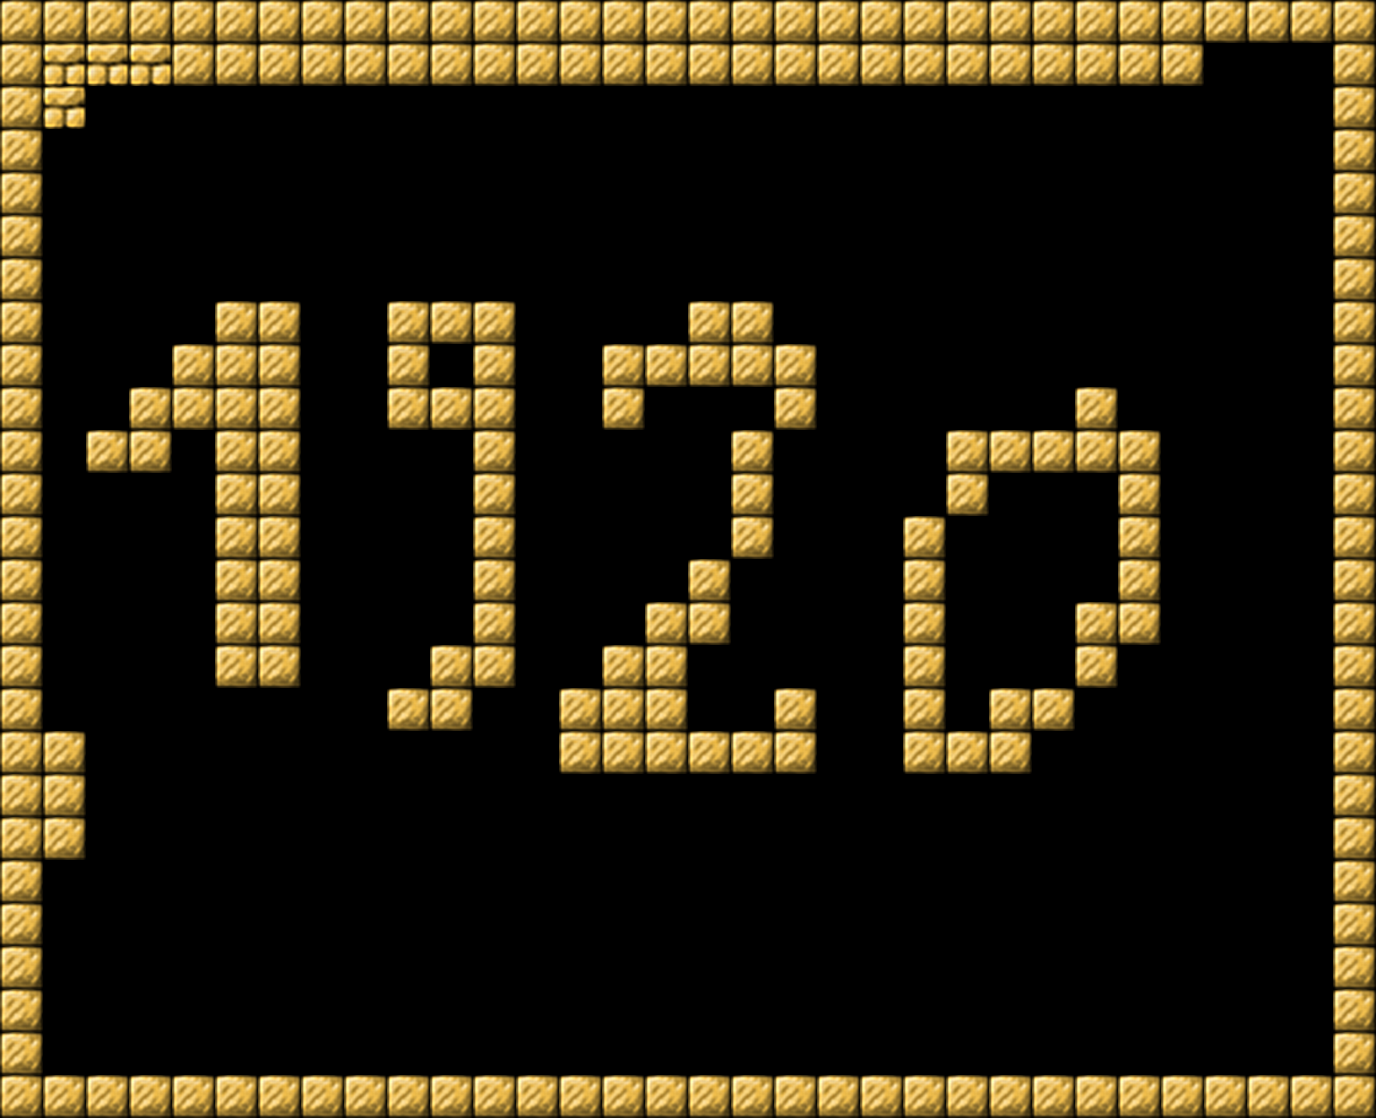

Below is a game level as drawn by its tile map, then a one-line description and the .tmx that defines it (tile-layer data replaced by summaries):
An orthogonal 32x26 tile map with 43x43 px tiles, 1 tile layer (Kachelebene 1).

<map version="1.0" orientation="orthogonal" width="32" height="26" tilewidth="43" tileheight="43">
 <tileset firstgid="1" name="atlas1" tilewidth="43" tileheight="43" spacing="2">
  <image source="level.png" width="256" height="512" />
 </tileset>
 <layer name="Kachelebene 1" width="32" height="26">
  <data>[832 cells, 233 non-empty, 2 distinct tile ids]</data>
 </layer>
</map>